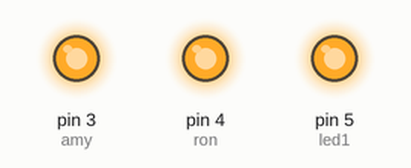
This sketch was run on a simulated Arduino Uno, built with avr-gcc and run on an emulated ATmega328P. Shown: output pins drawn as LEDs (lit = HIGH).

Above: at 0.2 s.
At 1.2 s:
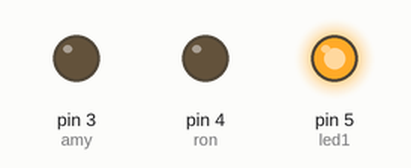
At 3.2 s:
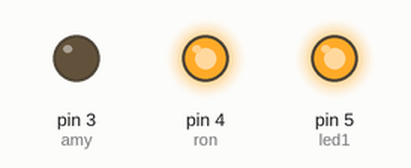
At 4.5 s:
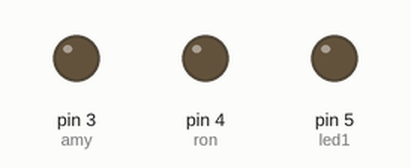
Timing chart, 0 to 5.8 s (numbered marks = the images above):
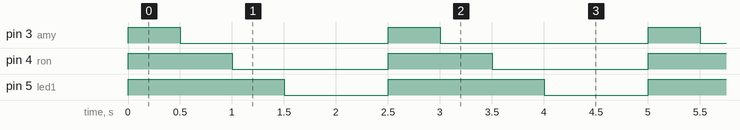

The sketch:

activity_5.ino
```cpp
int amy = 3;
int ron = 4;
int led1 = 5;
void setup() {
  // put your setup code here, to run once:
  pinMode(amy, OUTPUT);
  pinMode(ron, OUTPUT);
  pinMode(led1, OUTPUT);
}

void loop() {
  // put your main code here, to run repeatedly:
  digitalWrite(amy, HIGH);
  digitalWrite(ron, HIGH);
  digitalWrite(led1, HIGH);
  delay(500);
  digitalWrite(amy, LOW);
  delay(500);
  digitalWrite(ron, LOW);
  delay(500);
  digitalWrite(led1, LOW);
  delay(1000);
}
```

Measured:
- by itself, pin 3 (amy): alternates HIGH for 0.50 s and LOW for 2.0 s
- by itself, pin 4 (ron): alternates HIGH for 1.0 s and LOW for 1.5 s
- by itself, pin 5 (led1): alternates HIGH for 1.5 s and LOW for 1.0 s
